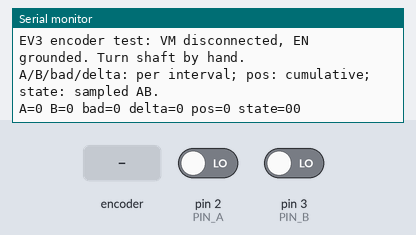
The sketch below on a simulated Arduino Uno, built with avr-gcc and run on an emulated ATmega328P. Parts: the last lines printed to the serial monitor. The inputs (shaded band) are chosen by the test bench; at power-on: pin 2 (PIN_A) LOW, pin 3 (PIN_B) LOW.

Above: at 1.8 s.
1.9 s: rotary encoder on pin 2 (PIN_A) / pin 3 (PIN_B) turned 1 step (first pin leading)
At 2.4 s:
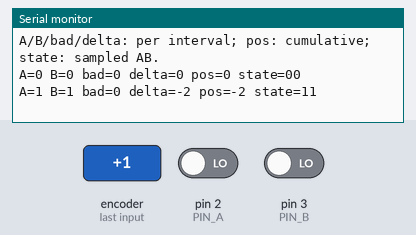
3.6 s: rotary encoder on pin 2 (PIN_A) / pin 3 (PIN_B) turned 1 step (first pin leading)
At 4.8 s:
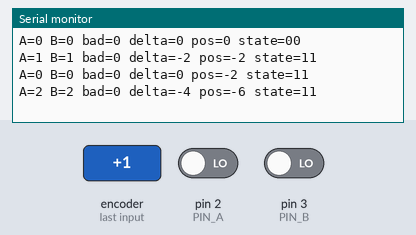
Timing chart, 0 to 6.6 s (numbered marks = the images above; inputs shaded):
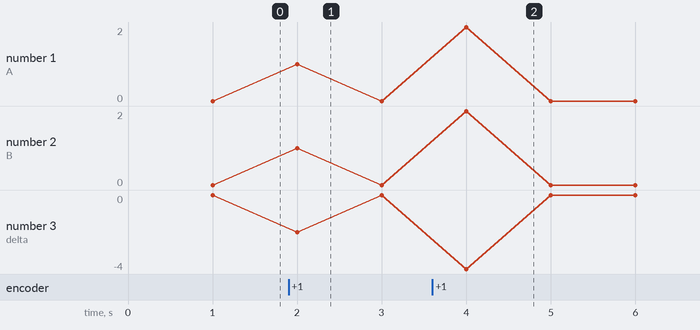

The sketch:

ev3_encoder_test.ino
```cpp
/* EV3 编码器交叉测试：Uno + Bricktronics Motor Driver。
 * 接线：Uno 5V -> 板 VCC，GND -> GND，选中端口 T1 -> D2，T2 -> D3。
 * 两个端口的 EN 接 GND，DIR/PWM 接 GND；VM 不接电源。
 * 只手动转轴，不输出任何马达控制信号，不启用输入上拉。
 * 串口 115200；每秒报告两相边沿、非法状态跳变、位置增量与累计位置。
 * 换马达、线缆或端口前拔 USB，换好再上电，计数自动重置。
 * 详见 docs/ev3-uno-crosscheck.md。
 */
#include <Arduino.h>

const uint8_t PIN_A = 2;
const uint8_t PIN_B = 3;
volatile uint8_t previousState = 0;
volatile uint32_t edgesA = 0;
volatile uint32_t edgesB = 0;
volatile uint32_t invalidTransitions = 0;
volatile int32_t position = 0;

// 00 -> 01 -> 11 -> 10 -> 00 记为正；实际物理方向不作规定。
const int8_t STEP[16] = {
    0, 1, -1, 0,
    -1, 0, 0, 1,
    1, 0, 0, -1,
    0, -1, 1, 0
};

uint8_t readState() {
    return (digitalRead(PIN_A) << 1) | digitalRead(PIN_B);
}

void onEncoderChange() {
    const uint8_t state = readState();
    const uint8_t changed = state ^ previousState;
    if (changed & 2) ++edgesA;
    if (changed & 1) ++edgesB;
    if (changed == 3) {
        ++invalidTransitions;
    } else {
        position += STEP[(previousState << 2) | state];
    }
    previousState = state;
}

void setup() {
    pinMode(PIN_A, INPUT);
    pinMode(PIN_B, INPUT);
    Serial.begin(115200);
    previousState = readState();
    attachInterrupt(digitalPinToInterrupt(PIN_A), onEncoderChange, CHANGE);
    attachInterrupt(digitalPinToInterrupt(PIN_B), onEncoderChange, CHANGE);
    Serial.println(F("EV3 encoder test: VM disconnected, EN grounded. Turn shaft by hand."));
    Serial.println(F("A/B/bad/delta: per interval; pos: cumulative; state: sampled AB."));
}

void loop() {
    static uint32_t lastReport = 0;
    static int32_t lastPosition = 0;
    const uint32_t now = millis();
    if (now - lastReport < 1000) return;
    lastReport = now;

    // Uno 是 8 位 MCU，读取/清零共享的多字节计数时暂时关闭中断。
    noInterrupts();
    const uint32_t a = edgesA, b = edgesB, bad = invalidTransitions;
    const int32_t pos = position;
    const uint8_t state = readState();
    edgesA = edgesB = invalidTransitions = 0;
    interrupts();

    Serial.print(F("A=")); Serial.print(a);
    Serial.print(F(" B=")); Serial.print(b);
    Serial.print(F(" bad=")); Serial.print(bad);
    Serial.print(F(" delta=")); Serial.print(pos - lastPosition);
    Serial.print(F(" pos=")); Serial.print(pos);
    Serial.print(F(" state=")); Serial.print(state >> 1); Serial.println(state & 1);
    lastPosition = pos;
}
```

Measured:
- after the input at 1.9 s, the serial monitor: prints a new line after 0.10 s (image 1)
- after the input at 3.6 s, the serial monitor: prints a new line after 0.40 s (image 2)
